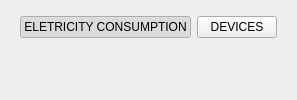
              <widget class="QFrame" name="frame_chart">
               <property name="frameShape">
                <enum>QFrame::NoFrame</enum>
               </property>
               <property name="frameShadow">
                <enum>QFrame::Raised</enum>
               </property>
               <layout class="QVBoxLayout" name="verticalLayout_6">
                <property name="spacing">
                 <number>0</number>
                </property>
                <property name="topMargin">
                 <number>0</number>
                </property>
                <item>
                 <widget class="QFrame" name="frame_11">
                  <property name="minimumSize">
                   <size>
                    <width>0</width>
                    <height>55</height>
                   </size>
                  </property>
                  <property name="maximumSize">
                   <size>
                    <width>16777215</width>
                    <height>55</height>
                   </size>
                  </property>
                  <property name="frameShape">
                   <enum>QFrame::NoFrame</enum>
                  </property>
                  <property name="frameShadow">
                   <enum>QFrame::Raised</enum>
                  </property>
                  <layout class="QHBoxLayout" name="horizontalLayout_16">
                   <item>
                    <widget class="QPushButton" name="eletricity_button">
                     <property name="text">
                      <string>ELETRICITY CONSUMPTION</string>
                     </property>
                     <property name="checkable">
                      <bool>true</bool>
                     </property>
                     <property name="checked">
                      <bool>true</bool>
                     </property>
                    </widget>
                   </item>
                   <item>
                    <widget class="QPushButton" name="devices_button">
                     <property name="text">
                      <string>DEVICES</string>
                     </property>
                     <property name="checkable">
                      <bool>true</bool>
                     </property>
                    </widget>
                   </item>
                  </layout>
                 </widget>
                </item>
                <item>
                 <widget class="QFrame" name="frame_chart_main">
                  <property name="frameShape">
                   <enum>QFrame::NoFrame</enum>
                  </property>
                  <property name="frameShadow">
                   <enum>QFrame::Raised</enum>
                  </property>
                  <layout class="QHBoxLayout" name="horizontalLayout_26">
                   <property name="spacing">
                    <number>0</number>
                   </property>
                   <property name="leftMargin">
                    <number>0</number>
                   </property>
                   <property name="topMargin">
                    <number>0</number>
                   </property>
                   <property name="rightMargin">
                    <number>0</number>
                   </property>
                   <property name="bottomMargin">
                    <number>0</number>
                   </property>
                   <item>
                    <widget class="QLabel" name="eletricy_consumption_chart">
                     <property name="maximumSize">
                      <size>
                       <width>650</width>
                       <height>400</height>
                      </size>
                     </property>
                     <property name="text">
                      <string/>
                     </property>
                     <property name="scaledContents">
                      <bool>true</bool>
                     </property>
                    </widget>
                   </item>
                  </layout>
                 </widget>
                </item>
               </layout>
              </widget>
